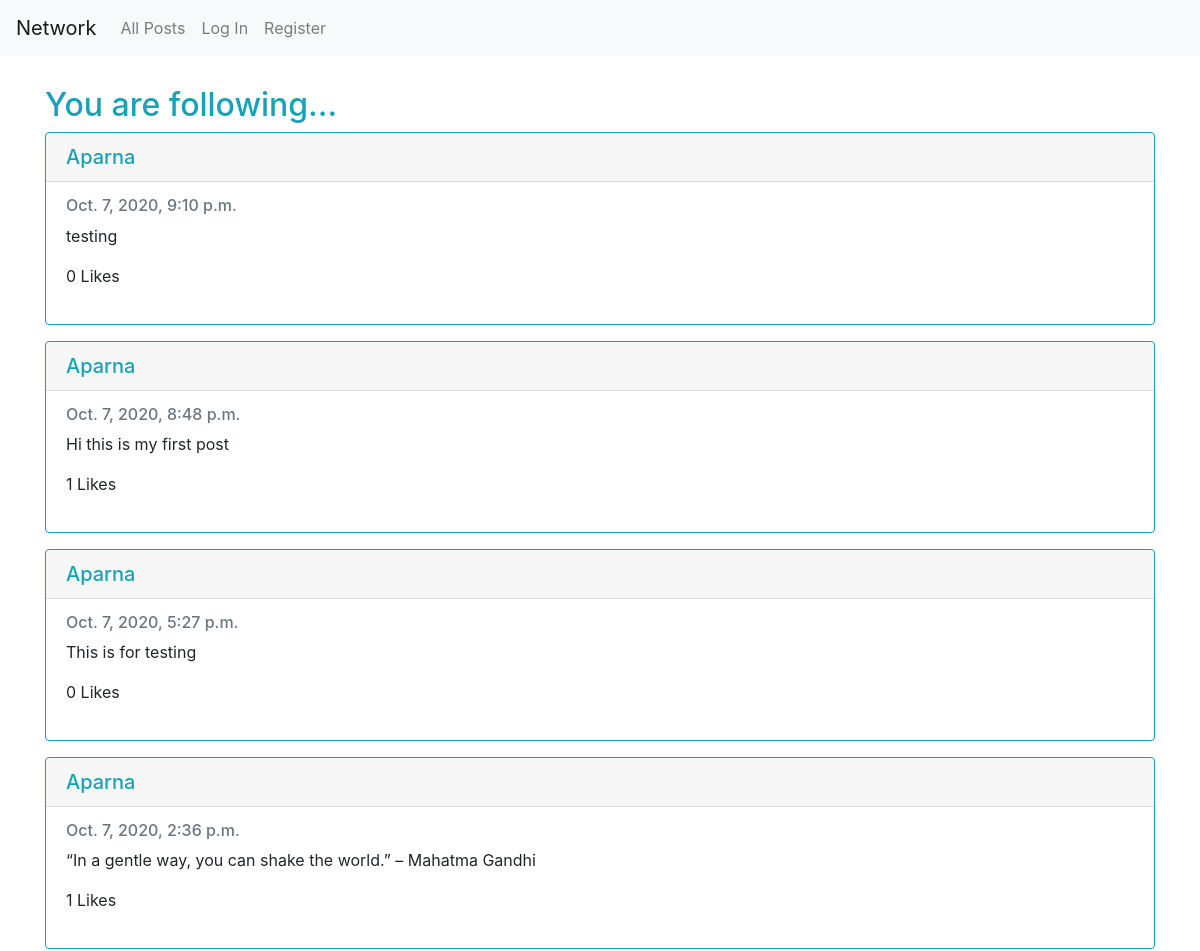
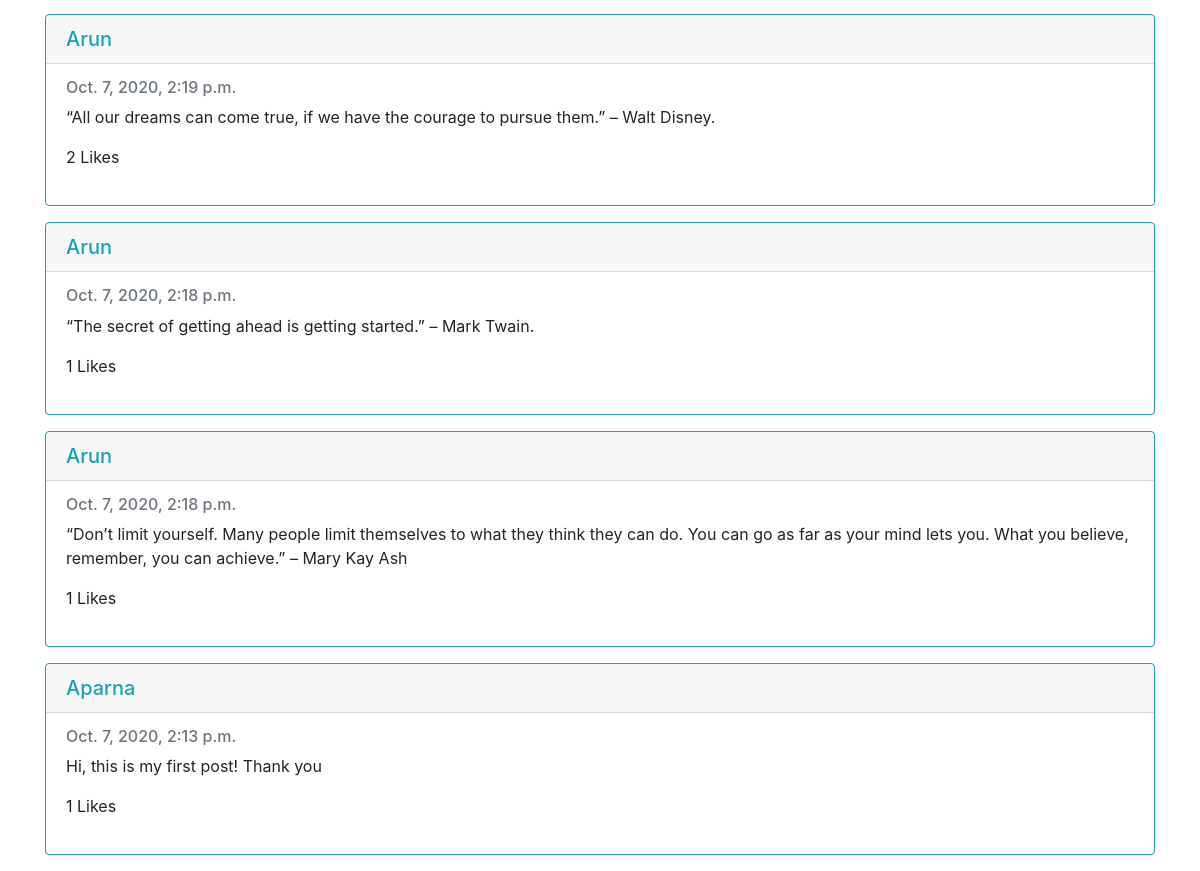
Page /following/sriya on the committed database (2 pictures, top to bottom).
### network/models.py (models this page shows, shortened)
class Post(models.Model):
    content = models.TextField()
    user = models.ForeignKey('User', on_delete=models.CASCADE, related_name='author')
    date = models.DateTimeField(auto_now=True, blank=True)
    liked = models.ManyToManyField('User', default=None, blank=True, related_name='post_likes')

class User(AbstractUser):
    pass

### network/views.py (the view)
# urls.py: path("following/<str:username>", views.following, name="following"),
def following(request, username):
    if request.method == "GET":
        currentuser = get_object_or_404(User, username=username)
        follows = Profile.objects.filter(follower=currentuser)
        posts = Post.objects.all().order_by('-date')
        posted = []
        for p in posts:
            for follower in follows:
                if follower.target == p.user:
                    posted.append(p)
        if not follows:
            return render(request, 'network/following.html', {'message': "You don't follow anybody"})
        paginator = Paginator(posted, 10)
        page_number = request.GET.get('page')
        page_obj = paginator.get_page(page_number)
        return render(request, 'network/following.html', {'page_obj':page_obj})

### network/templates/network/following.html (shortened to what this page needs)
{% extends "network/layout.html" %}
{% block body %}
<div class="container">
    <h2 class="heading">You are following...</h2>
    {% for post in page_obj %}
        <div class="card border-info mb-3">
            <h5 class="card-header text-info"><a href="{% url 'profile' post.user %}"> {{ post.user}}</a></h5>
            <div class="card-body ">
                <h6 class="card-subtitle mb-2 text-muted">{{post.date}}</h6>
                <p class="card-text">{{ post.content }}</p>
                {% if user.is_authenticated %}
                    {% if request.user in post.liked.all %}
                        <a class="likebutton" href="#" data-catid="{{ post.id }}" id="{{post.id}}" data-total="{{post.liked.all.count}}"  data-value="Unlike" value="submit"><i class="fa fa-heart" id="heart{{post.id}}" style="color:red;"></i><span id="liked{{post.id}}">{{post.liked.all.count}}</span> Likes</a>
                    {% else %}
                        <a class="likebutton" href="#" data-catid="{{ post.id }}" id="{{post.id}}" data-total="{{post.liked.all.count}}"  data-value="Like" value="submit"><i class="fa fa-heart" id="heart{{post.id}}" style="color:black;"></i><span id="liked{{post.id}}">{{post.liked.all.count}}</span> Likes</a>
                    {% endif %}
                {% else %}
                    <p class="total-likes">{{post.liked.all.count}} Likes</p>
                {% endif %}
            </div>
        </div>
    {% endfor %}
</div>
{% endblock %}

### network/static/network/styles.css (style rules this page uses)
.container { margin-top: 30px; }
.card-header a { text-decoration: none; color: #17a2b8; position: relative; }
.btn-link, .heading { color: #17a2b8; }

### rows in the picture
Post: user "Aparna", date "Oct. 7, 2020, 9:10 p.m.", content "testing", liked.all.count "0"
Post: user "Aparna", date "Oct. 7, 2020, 8:48 p.m.", content "Hi this is my first post", liked.all.count "1"
Post: user "Aparna", date "Oct. 7, 2020, 5:27 p.m.", content "This is for testing", liked.all.count "0"
Post: user "Aparna", date "Oct. 7, 2020, 2:36 p.m.", content "“In a gentle way, you can shake the world.” – Mahatma Gandhi", liked.all.count "1"
Post: user "Arun", date "Oct. 7, 2020, 2:19 p.m.", content "“All our dreams can come true, if we have the courage to pursue them.” – Walt Disney.", liked.all.count "2"
Post: user "Arun", date "Oct. 7, 2020, 2:18 p.m.", content "“The secret of getting ahead is getting started.” – Mark Twain.", liked.all.count "1"
Post: user "Arun", date "Oct. 7, 2020, 2:18 p.m.", content "“Don’t limit yourself. Many people limit themselves to what they think they can do. You can go as far as your mind lets you. What you believe, remember, you can achieve.” – Mary Kay Ash", liked.all.count "1"
Post: user "Aparna", date "Oct. 7, 2020, 2:13 p.m.", content "Hi, this is my first post! Thank you", liked.all.count "1"
